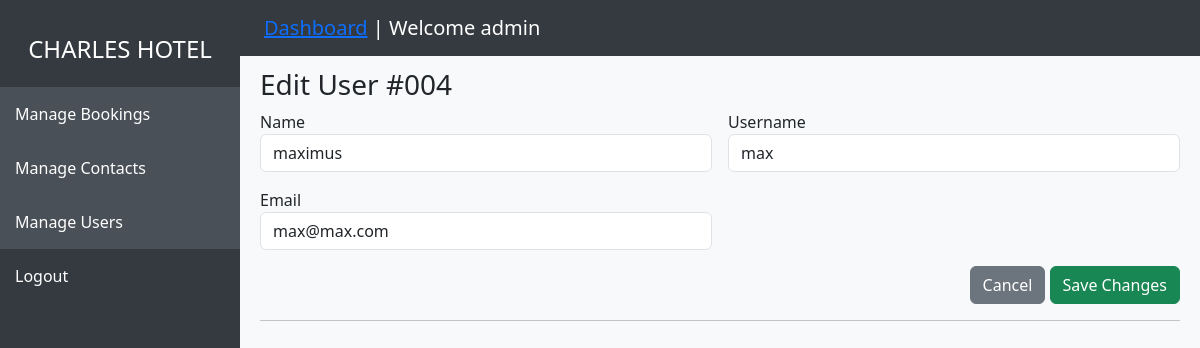
Page /Hotel/edit-user.php?id=4 (signed in) on the committed database.
### tables this page shows
CREATE TABLE `users` (
  `id` bigint UNSIGNED NOT NULL,
  `name` varchar(255) NOT NULL,
  `username` varchar(255) NOT NULL,
  `email` varchar(255) NOT NULL,
  `password` varchar(255) NOT NULL,
  `created_at` timestamp NULL DEFAULT NULL
);

### Hotel/edit-user.php (the view, shortened to what this page needs)
<?php
require 'db.php';
$user_id = intval($_GET['id']);
$query = "SELECT * FROM users WHERE id = $user_id";
$result = $conn->query($query);
$user = $result->fetch_assoc();
?>
<!DOCTYPE html>
<html lang="en">
<head>
  <link href="https://cdn.jsdelivr.net/npm/bootstrap@5.3.2/dist/css/bootstrap.min.css" rel="stylesheet" />
</head>
<body>
  <?php include 'sidebar.php'; ?>
  <div class="main-content">
    <section id="users">
      <div>&nbsp;</div>
      <div>&nbsp;</div>
      <h3>Edit User #<?php echo str_pad($user['id'], 3, '0', STR_PAD_LEFT); ?></h3>
      <div class="table-responsive">
        <form method="POST" class="row g-3">
            <div class="col-md-6">
                <label>Name</label>
                <input type="text" name="name" class="form-control" value="<?php echo $user['name']; ?>" required>
            </div>
            <div class="col-md-6">
                <label>Username</label>
                <input type="text" name="username" class="form-control" value="<?php echo $user['username']; ?>" required>
            </div>
            <div class="col-md-6">
                <label>Email</label>
                <input type="email" name="email" class="form-control" value="<?php echo $user['email']; ?>" required>
            </div>
            <div class="col-12 text-end">
                <a href="manage-users.php" class="btn btn-secondary">Cancel</a>
                <button type="submit" class="btn btn-success">Save Changes</button>
            </div>
        </form>
      </div>
    </section>
    <hr />
</body>
</html>

### Hotel/edit-user.php (style rules this page uses)
body { background-color: #f8f9fa; }
.main-content { margin-left: 240px; padding: 20px; }

### rows in the picture
users: id "004", name "maximus", username "max", email "max@max.com"

### other values in the picture
$_SESSION['username'] "admin"
